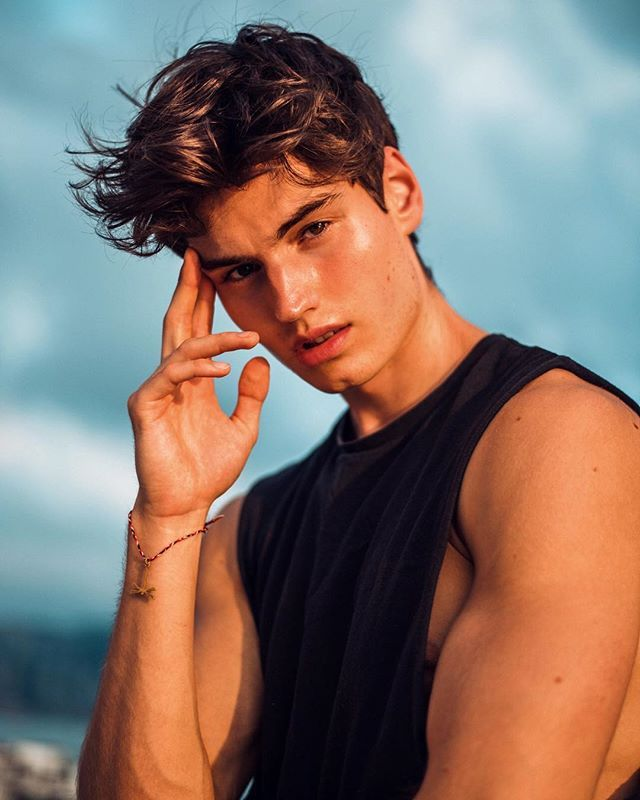
#> input picture Real-Time-Face-Detection-with-Opencv-and-Flask-main/known_faces/alex/7a1f0c2ecdd78ab37fd5237ca2d6566a.jpg, 640 x 800 px, found by its file name; its folder holds only this picture in this run
$ python train_recognizer.py
#> lines starting #> are read from the running program, lines starting #| are printed output that depends on the picture
import cv2
import os
import numpy as np
import pickle

known_faces_dir = "known_faces"
faces = []
labels = []
label_dict = {}
current_id = 0
IMG_SIZE = (200, 200)

face_cascade = cv2.CascadeClassifier(cv2.data.haarcascades + "haarcascade_frontalface_default.xml")

def augment(img):
    augmented = [img, cv2.flip(img, 1)]
    rows, cols = img.shape
    for angle in [10, -10]:
        M = cv2.getRotationMatrix2D((cols/2, rows/2), angle, 1)
        augmented.append(cv2.warpAffine(img, M, (cols, rows)))
    return augmented

for person_name in os.listdir(known_faces_dir):
    person_folder = os.path.join(known_faces_dir, person_name)
    if not os.path.isdir(person_folder):
        continue

    for img_file in os.listdir(person_folder):
        if not img_file.lower().endswith((".jpg", ".jpeg", ".png")):
            continue

        img_path = os.path.join(person_folder, img_file)
        img = cv2.imread(img_path, cv2.IMREAD_GRAYSCALE)
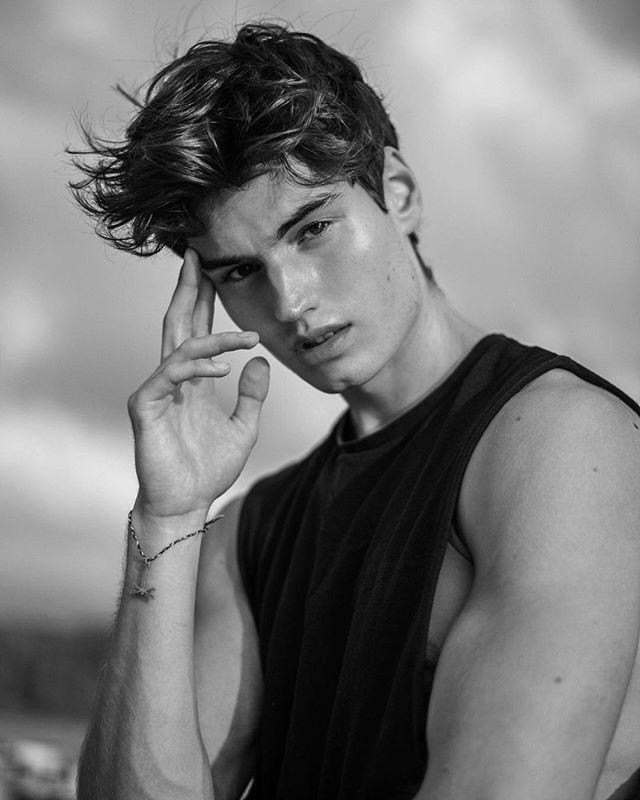
#> img: shape (800, 640); min 0, max 246, mean 120.5
        if img is None:
            continue

        faces_detected = face_cascade.detectMultiScale(img, scaleFactor=1.1, minNeighbors=5)
#> faces_detected = ()
        for (x, y, w, h) in faces_detected:
            face_region = img[y:y+h, x:x+w]
            face_region = cv2.resize(face_region, IMG_SIZE)
            face_region = cv2.equalizeHist(face_region)
            for aug_img in augment(face_region):
                faces.append(aug_img)
                labels.append(current_id)
#> this loop made 0 passes
#> after the loop, faces = []; labels = []

    label_dict[current_id] = person_name
    current_id += 1
#> pass 2 of the loop `for person_name in os.listdir(known_faces_dir):`:
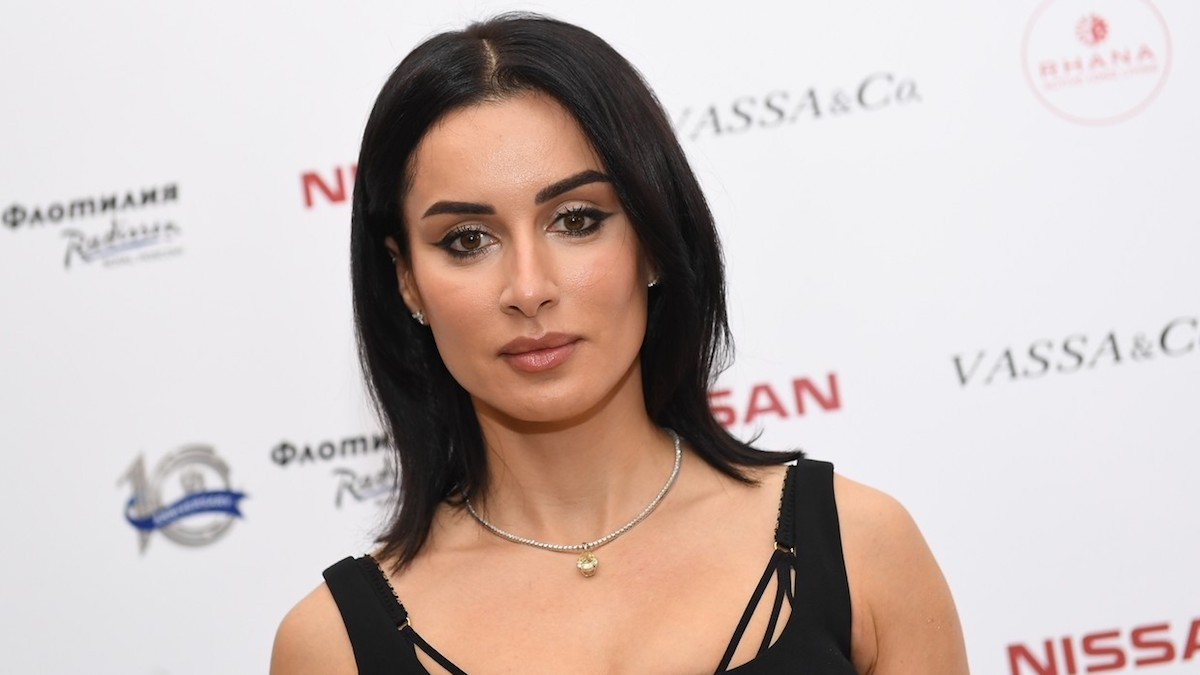
#> input picture Real-Time-Face-Detection-with-Opencv-and-Flask-main/known_faces/tina/5ef5ff6785f5406a9a4bc1de.jpeg, 1200 x 675 px, found by its file name
#> `img = cv2.imread(img_path, cv2.IMREAD_GRAYSCALE)`:
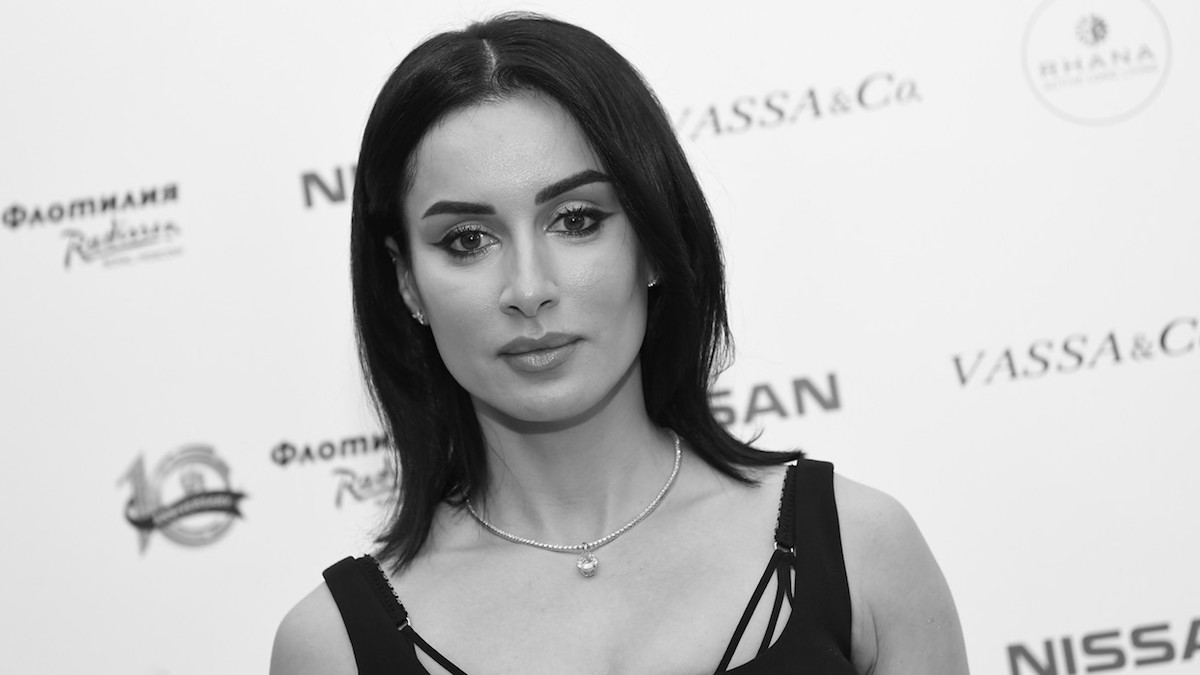
#> img: shape (675, 1200); min 0, max 255, mean 192
#> faces_detected = [[367, 110, 309, 309]]
#> the loop `for (x, y, w, h) in faces_detected:` made 1 pass
#> (x, y, w, h) on pass 1: (367, 110, 309, 309)
#> pass 1, `face_region = cv2.equalizeHist(face_region)`:
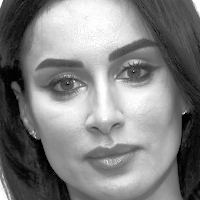
#> face_region: shape (200, 200); min 0, max 255, mean 128.5
#> after the loop `for (x, y, w, h) in faces_detected:`: faces = 4 items; labels = [1, 1, 1, 1]

faces = np.array(faces)
labels = np.array(labels)

recognizer = cv2.face.LBPHFaceRecognizer_create(radius=2, neighbors=8, grid_x=8, grid_y=8)
recognizer.train(faces, labels)
recognizer.save("lbph_model.yml")

with open("labels.pkl", "wb") as f:
    pickle.dump(label_dict, f)

print("Training complete!")
